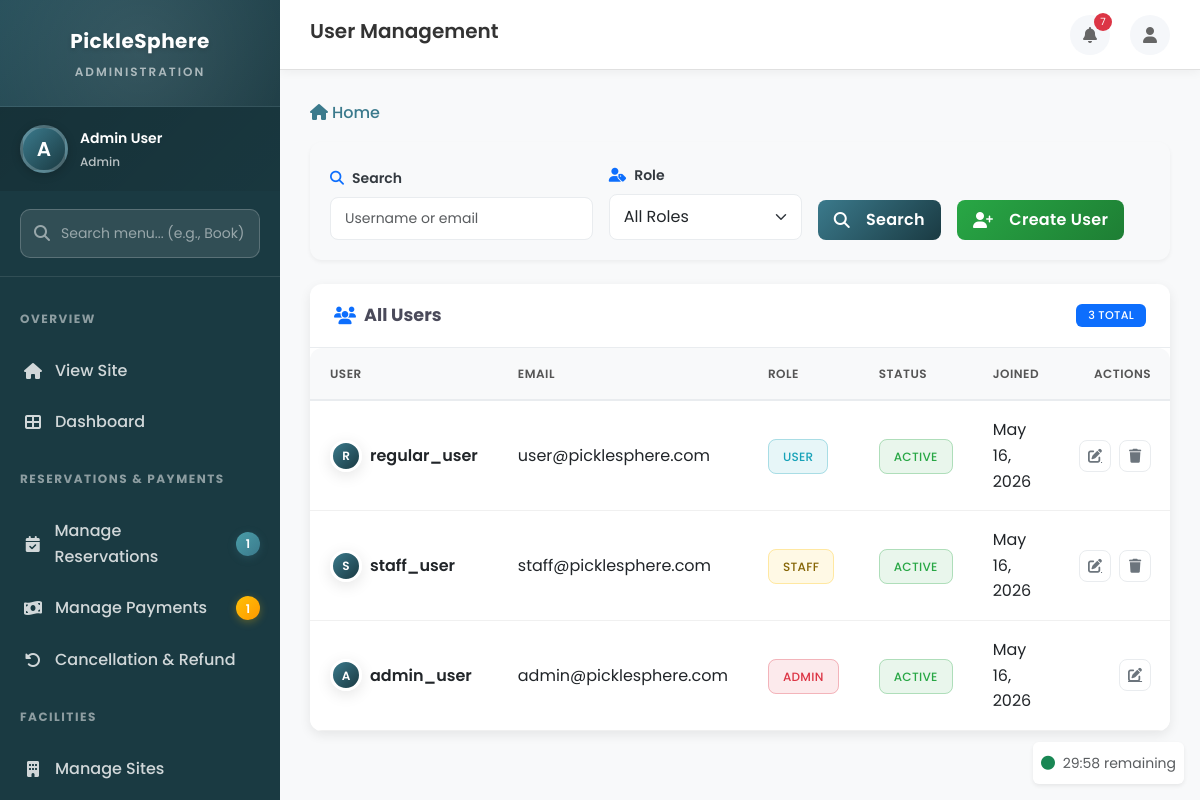
Page /accounts/users/ (signed in) on the earlier database version.
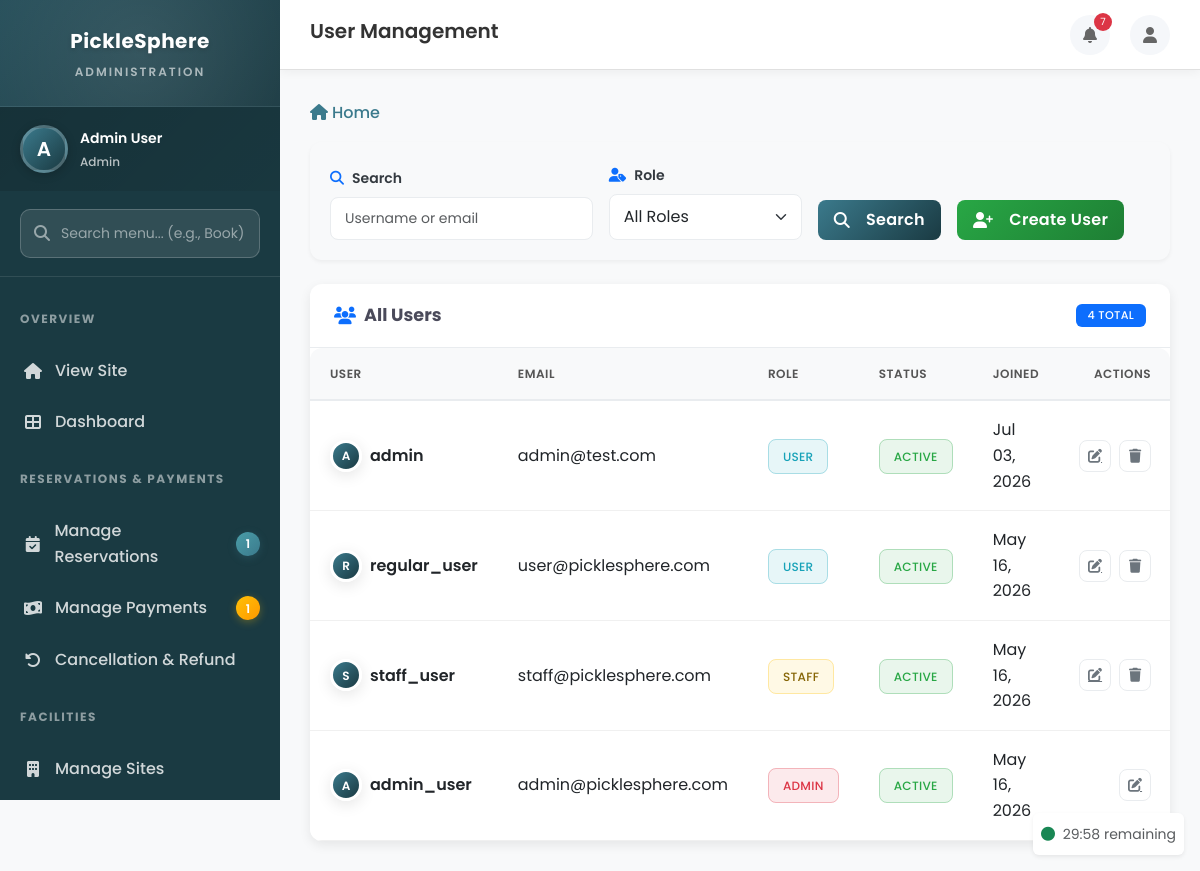
Same page on the later database version.
### accounts/models.py (models this page shows, shortened)
class User(AbstractUser):
    ROLE_CHOICES = (
        ('admin', 'Admin'),
        ('staff', 'Staff'),
        ('user', 'User'),
    )
    GENDER_CHOICES = (
        ('M', 'Male'),
        ('F', 'Female'),
        ('O', 'Other'),
        ('P', 'Prefer not to say'),
    )
    role = models.CharField(max_length=10, choices=ROLE_CHOICES, default='user')
    gender = models.CharField(max_length=1, choices=GENDER_CHOICES, blank=True, null=True)
    phone_number = models.CharField(max_length=20, blank=True, null=True)
    profile_picture = models.ImageField(upload_to='profiles/', blank=True, null=True)
    address = models.TextField(blank=True, null=True)
    created_at = models.DateTimeField(auto_now_add=True)
    updated_at = models.DateTimeField(auto_now=True)
    class Meta:
        db_table = 'users'
    def is_admin(self):
        return self.role == 'admin'

### accounts/views.py (the view, shortened to what this page needs)
# urls.py: path('users/', views.user_list_view, name='user_list'),
@login_required
@admin_required
def user_list_view(request):
    users = User.objects.all().order_by('-created_at')
    search_query = request.GET.get('search', '')
    role_filter = request.GET.get('role', '')
    if role_filter:
        users = users.filter(role=role_filter)
    return render(request, 'admin/users/user_list.html', {
        'users': users,
        'search_query': search_query,
        'role_filter': role_filter
    })

### dashboard/context_processors.py (called while the page is built)
def site_contact_info(request):
    contact_info = ContactInfo.objects.first()
    def value(field_name):
        if not contact_info:
            return DEFAULT_CONTACT_INFO[field_name]
        return getattr(contact_info, field_name) or DEFAULT_CONTACT_INFO[field_name]
    return {
        'site_contact_info': {
            'phone': value('phone'),
            'email': value('email'),
            'address': value('address'),
            'city_country': value('city_country'),
        }
    }

### notifications/context_processors.py (called while the page is built)
def notification_count(request):
    if request.user.is_authenticated:
        unread_count = Notification.objects.filter(
            user=request.user,
            is_read=False
        ).count()
        recent_notifications = Notification.objects.filter(
            user=request.user
        ).order_by('-created_at')[:5]
        return {
            'unread_notification_count': unread_count,
            'recent_notifications': recent_notifications
        }
    return {
        'unread_notification_count': 0,
        'recent_notifications': []
    }

### templates/admin/users/user_list.html (shortened to what the changed rows need)
{% extends 'base/dashboard_base.html' %}
{% load static %}
{% block page_title %}User Management{% endblock %}
{% block content %}
<div class="admin-card">
    <div class="admin-card-header">
        <h5 class="admin-card-title">
            <i class="fas fa-users text-primary"></i>
            All Users
        </h5>
        <span class="badge bg-primary">{{ users|length }} total</span>
    </div>
    <div class="card-body p-0">
        {% if users %}
        <div class="admin-table-container">
            <table class="table admin-table mb-0">
                <thead>
                    <tr>
                        <th>User</th>
                        <th>Email</th>
                        <th>Role</th>
                        <th>Status</th>
                        <th>Joined</th>
                        <th class="text-end">Actions</th>
                    </tr>
                </thead>
                <tbody>
                    {% for user in users %}
                    <tr>
                        <td>
                            <div class="d-flex align-items-center">
                                {% if user.profile_picture %}
                                    <img src="{{ user.profile_picture.url }}" alt="{{ user.username }}" class="avatar avatar-sm me-2">
                                {% else %}
                                    <div class="avatar avatar-sm avatar-placeholder me-2">
                                        {{ user.first_name|first|default:user.username|first|upper }}
                                    </div>
                                {% endif %}
                                <span class="fw-semibold">{{ user.username }}</span>
                            </div>
                        </td>
                        <td>{{ user.email|default:"N/A" }}</td>
                        <td>
                            <span class="status-badge {{ user.role }}">{{ user.get_role_display }}</span>
                        </td>
                        <td>
                            {% if user.is_active %}
                            <span class="status-badge active">Active</span>
                            {% else %}
                            <span class="status-badge inactive">Inactive</span>
                            {% endif %}
                        </td>
                        <td>{{ user.created_at|date:"M d, Y" }}</td>
                        <td>
                            <div class="action-buttons justify-content-end">
                                <a href="{% url 'user_edit' user.id %}" class="action-btn edit" title="Edit">
                                    <i class="fas fa-edit"></i>
                                </a>
                                {% if user != request.user %}
                                <form method="post" action="{% url 'user_delete' user.id %}" class="d-inline" data-confirm-message="Deactivate this user account?">
                                    <button type="submit" class="action-btn delete" title="Deactivate" onclick="event.preventDefault(); customConfirm(this.closest('form').dataset.confirmMessage, () => { this.closest('form').submit(); })">
                                        <i class="fas fa-trash"></i>
                                    </button>
                                </form>
                                {% endif %}
                            </div>
                        </td>
                    </tr>
                    {% endfor %}
                </tbody>
            </table>
        </div>
        {% endif %}
    </div>
</div>
{% endblock %}

### templates/base/dashboard_base.html (shortened to what the changed rows need)
{% extends 'base/base.html' %}
{% load static %}
{% block extra_css %}
<link rel="stylesheet" href="{% static 'css/admin.css' %}">
{% endblock %}
{% block body %}
<div class="dashboard-wrapper">
    <aside class="sidebar">
        <div class="sidebar-user">
            {% if user.profile_picture %}
                <img src="{{ user.profile_picture.url }}" alt="{{ user.username }}" class="sidebar-user-avatar">
            {% else %}
                <div class="sidebar-user-avatar" style="background: linear-gradient(135deg, #3B7A8C 0%, #1a3a42 100%); display: flex; align-items: center; justify-content: center; color: white; font-weight: 600; font-size: 1.25rem;">
                    {{ user.username|first|upper }}
                </div>
            {% endif %}
            <div class="sidebar-user-info">
                <div class="sidebar-user-name">{{ user.get_full_name|default:user.username }}</div>
                <div class="sidebar-user-role">{{ user.get_role_display }}</div>
            </div>
        </div>
    </aside>
    <main class="main-content">
        <header class="header">
            <div class="header-left">
                <h1 class="page-title">{% block page_title %}Dashboard{% endblock %}</h1>
            </div>
        </header>
        <div class="page-content">
            {% block content %}{% endblock %}
        </div>
    </main>
</div>
{% endblock %}

Differences in the rows shown:
added User: first_name|first "A", username "admin", email "admin@test.com", role "USER", is_active "ACTIVE", created_at "Jul 03, 2026"
Other differences:
{{ users|length }}: "3" → "4"
